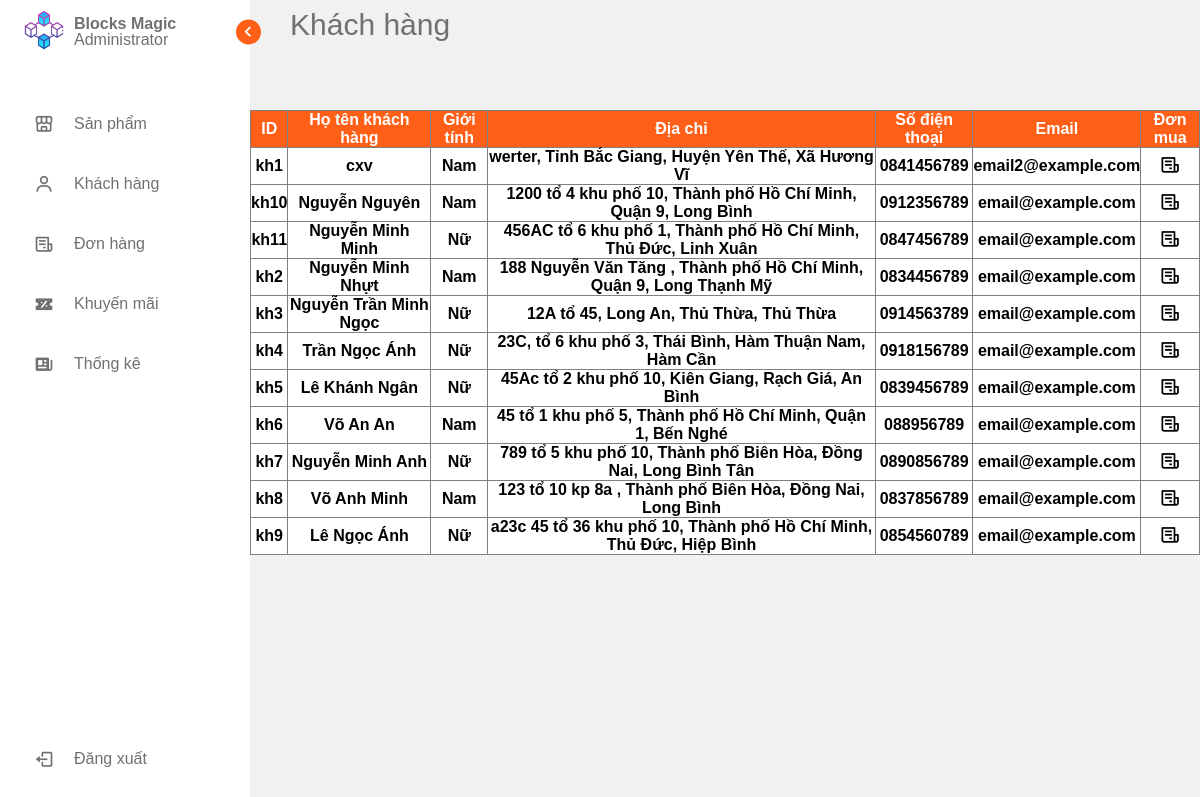
The page /admin_pages1/page/customers/customers_management.php on the database its author committed.
### tables this page shows
CREATE TABLE `khachhang` (
  `khachhangid` varchar(20) NOT NULL,
  `hoten` varchar(255) NOT NULL,
  `diachi` varchar(255) NOT NULL,
  `tinhthanh` varchar(255) NOT NULL,
  `quanhuyen` varchar(255) NOT NULL,
  `phuongxa` varchar(255) NOT NULL,
  `sodt` varchar(15) NOT NULL,
  `email` varchar(255) NOT NULL,
  `gioitinh` varchar(10) NOT NULL
);

### admin_pages1/menu/customer_section.php (the view, shortened to what this page needs)
<section class="customer customer-hnm tab-content" id="customer-section">
    <div class="text text-hnm">Khách hàng</div>
    <div class="customer_list_container">
        <table class="customer_list" border="1" style="border-collapse:collapse;width:100%">
            <tr>
                <th>ID</th>
                <th>Họ tên khách hàng</th>
                <th>Giới tính</th>
                <th>Địa chỉ</th>
                <th>Số điện thoại</th>
                <th>Email</th>
                <th>Đơn mua</th>
            </tr>
            <?php
            $sql = "SELECT distinct khachhangid, hoten, gioitinh, diachi, tinhthanh,  quanhuyen,  phuongxa, sodt, email FROM khachhang ORDER BY khachhangid asc ";
            $rs = $mysqli->query($sql);
            if ($rs->num_rows > 0)
                {
                    while($row = $rs->fetch_row())
                    {
        ?>
            <tr>
                <td id="td_customerid" name="td_customerid"><?php echo $row[0]  ?></td>
                <td id="td_customername" name="td_customername"><?php echo $row[1]  ?></td>
                <td id="td_customersex" name="td_customersex"><?php echo $row[2]  ?></td>
                <td id="td_customeraddress" name="td_customeraddress"><?php echo $row[3].", ".$row[4].", ".$row[5].", ".$row[6] ?></td>
                <td id="td_customerphonenumber" name="td_customerphonenumber"><?php echo $row[7]?></td>
                <td id="td_customeremail" name="td_customeremail"><?php echo $row[8]?></td>
                <td><a href="../orders/customer_orders_management.php?id=<?php echo $row[0] ?>"><i class='bx bx-receipt'></i></a></td>
            </tr>
        <?php
            }
        }
        else {
            ?>
            <tr>
                <td colspan="8" >Chưa có dữ liệu khách hàng</td>
            </tr>
            <?php
        }
        ?>
        </table>
    </div>
</section>

### admin_pages1/page/customers/customers_management.php (shortened to what this page needs)
<!DOCTYPE html>
<html lang="en">
<head>
    <link rel="stylesheet" href="../dashboard/admin_dashboard.css">
    <link href='https://unpkg.com/boxicons@2.1.4/css/boxicons.min.css' rel='stylesheet'>
</head>
<body>
    <?php
    include ('../../../config/config.php');
    include('../../navigation/menu_navigation.php');
    include('../../menu/customer_section.php');
    ?>
</body>
</html>

### admin_pages1/navigation/menu_navigation.php
<nav class="sidebar sidebar-hnm ">
        <header>
            <div class="image-text image-text-hnm">
                <span class="image image-hnm">
                    <a href="../products/products_management.php">
                    <img src="../../navigation/logo.png" alt="logo">
                    </a>
                </span>
                <div class="text header-text header-text-hnm">
                    <span class="name name-hnm">Blocks Magic</span>
                    <span class="profession profession-hnm">Administrator</span>
                </div>
            </div>
            <i class='bx bx-chevron-right toggle-hnm'></i>
        </header>
        <div class="menu-bar menu-bar-hnm">
            <div class="menu menu-hnm">
                <ul class="menu-links menu-links-hnm">
                    <li class="nav-link nav-link-hnm">
                        <a href="../products/products_management.php">
                            <i class='bx bx-store-alt icon'></i>
                            <span class="text nav-text nav-text-hnm">Sản phẩm</span>
                        </a>
                    </li>
                    <li class="nav-link nav-link-hnm">
                        <a href="../customers/customers_management.php">
                            <i class='bx bx-user icon'></i>
                            <span class="text nav-text nav-text-hnm">Khách hàng</span>
                        </a>
                    </li>
                    <li class="nav-link nav-link-hnm">
                        <a href="../orders/orders_management.php">
                            <i class='bx bx-receipt icon'></i>
                            <span class="text nav-text nav-text-hnm">Đơn hàng</span>
                        </a>
                    </li>
                    <li class="nav-link nav-link-hnm">
                        <a href="../promotions/promotions_management.php">
                            <i class='bx bxs-discount icon'></i>
                            <span class="text nav-text nav-text-hnm">Khuyến mãi</span>
                        </a>
                    </li>
                    <li class="nav-link nav-link-hnm">
                        <a href="../blogs/blogs_management.php">
                            <i class='bx bxs-news icon'></i>
                            <span class="text nav-text nav-text-hnm">Thống kê</span>
                        </a>
                    </li>
                </ul>
            </div>
            <div class="bottom-content bottom-content-hnm">
                <div class="dangxuat-hnm">
                    <li class="">
                        <a href="../../../index.php">
                            <i class='bx bx-log-out icon'></i>
                            <span class="text nav-text nav-text-hnm">Đăng xuất</span>
                        </a>
                    </li>
                </div>
            </div>
        </div>
    </nav>

### admin_pages1/page/dashboard/admin_dashboard.css (style rules this page uses)
* { font-family: Arial, Helvetica, sans-serif; margin: 0; padding: 0; box-sizing: border-box; }
:root { --body-color: #f1f1f1; --sidebar-color: #fff; --primary-color: #ff5f17; --primary-color-light: #f6f5ff; --toggle-color: #ddd; --text-color: #707070; --tran-02: all 0.2s ease; --tran-03: all 0.3s ease; --tran-04: all 0.4s ease; --tran-05: all 0.5s ease; }
body { height: 100vh; background: var(--body-color); transition: var(--tran-05); }
.sidebar-hnm .header-text-hnm { font-size: 16px; font-weight: 500; color: var(--text-color); }
.sidebar-hnm .image-hnm { min-width: 60px; display: flex; align-items: center; justify-content: center; }
.sidebar-hnm { position: fixed; top: 0; left: 0; height: 100%; width: 250px; padding: 10px 14px; background: var(--sidebar-color); transition: var(--tran-05); z-index: 100; }
.sidebar-hnm li { height: 50px; margin-top: 10px; list-style: none; display: flex; align-items: center; }
.sidebar-hnm li .icon { display: flex; align-items: center; justify-content: center; min-width: 60px; font-size: 20px; }
.sidebar-hnm li .icon, .sidebar-hnm li .nav-text-hnm { color: var(--text-color); transition: var(--tran-02); }
.sidebar-hnm header { position: relative; }
.sidebar-hnm .image-text-hnm img { width: 40px; border-radius: 6px; }
.sidebar-hnm header .image-text-hnm { display: flex; align-items: center; }
header .image-text-hnm .header-text-hnm { display: flex; flex-direction: column; }
.header-text-hnm .name-hnm { font-weight: 600; }
.header-text .profession-hnm { margin-top: -2px; }
.sidebar-hnm header .toggle-hnm { position: absolute; top: 50%; right: -25px; transform: translateY(-50%) rotate(180deg); height: 25px; width: 25px; background: var(--primary-color); display: flex; align-items: center; justify-content: center; border-radius: 50%; color: var(--sidebar-color); font-size: 22px; transition: var(--tran-03); }
.sidebar-hnm .menu-hnm { margin-top: 35px; }
.sidebar-hnm li a { height: 100%; width: 100%; display: flex; align-items: center; text-decoration: none; border-radius: 6px; transition: var(--tran-04); }
.sidebar-hnm .menu-bar-hnm { height: calc(100% - 50px); display: flex; flex-direction: column; justify-content: space-between; }
.tab-content { position: relative; left: 250px; height: 100vh; width: calc(100% - 250px); background: var(--body-color); transition: var(--tran-05); }
.tab-content .text-hnm { font-size: 30px; font-weight: 500; color: var(--text-color); padding: 8px 40px; caret-color: transparent; }

### admin_pages1/menu/customer_section.php (style rules this page uses)
.customer_list_container { margin-top: 60px; }
.customer_list { text-align: center; }
.customer_list tr th { background-color: #ff5f17; color: white; }
.customer_list tr td { background-color: white; font-weight: bold; }
.bx-receipt { font-size: 1.3em; color: black; }

### rows shown on the page
khachhang: khachhangid "kh1", hoten "cxv", gioitinh "Nam", diachi "werter", tinhthanh "Tỉnh Bắc Giang", quanhuyen "Huyện Yên Thế", phuongxa "Xã Hương Vĩ", sodt "0841456789", email "email2@example.com"
khachhang: khachhangid "kh10", hoten "Nguyễn Nguyên", gioitinh "Nam", diachi "1200 tổ 4 khu phố 10", tinhthanh "Thành phố Hồ Chí Minh", quanhuyen "Quận 9", phuongxa "Long Bình", sodt "0912356789", email "email@example.com"
khachhang: khachhangid "kh11", hoten "Nguyễn Minh Minh", gioitinh "Nữ", diachi "456AC tổ 6 khu phố 1", tinhthanh "Thành phố Hồ Chí Minh", quanhuyen "Thủ Đức", phuongxa "Linh Xuân", sodt "0847456789", email "email@example.com"
khachhang: khachhangid "kh2", hoten "Nguyễn Minh Nhựt", gioitinh "Nam", diachi "188 Nguyễn Văn Tăng", tinhthanh "Thành phố Hồ Chí Minh", quanhuyen "Quận 9", phuongxa "Long Thạnh Mỹ", sodt "0834456789", email "email@example.com"
khachhang: khachhangid "kh3", hoten "Nguyễn Trần Minh Ngọc", gioitinh "Nữ", diachi "12A tổ 45", tinhthanh "Long An", quanhuyen "Thủ Thừa", phuongxa "Thủ Thừa", sodt "0914563789", email "email@example.com"
khachhang: khachhangid "kh4", hoten "Trần Ngọc Ánh", gioitinh "Nữ", diachi "23C, tổ 6 khu phố 3", tinhthanh "Thái Bình", quanhuyen "Hàm Thuận Nam", phuongxa "Hàm Cần", sodt "0918156789", email "email@example.com"
khachhang: khachhangid "kh5", hoten "Lê Khánh Ngân", gioitinh "Nữ", diachi "45Ac tổ 2 khu phố 10", tinhthanh "Kiên Giang", quanhuyen "Rạch Giá", phuongxa "An Bình", sodt "0839456789", email "email@example.com"
khachhang: khachhangid "kh6", hoten "Võ An An", gioitinh "Nam", diachi "45 tổ 1 khu phố 5", tinhthanh "Thành phố Hồ Chí Minh", quanhuyen "Quận 1", phuongxa "Bến Nghé", sodt "088956789", email "email@example.com"
khachhang: khachhangid "kh7", hoten "Nguyễn Minh Anh", gioitinh "Nữ", diachi "789 tổ 5 khu phố 10", tinhthanh "Thành phố Biên Hòa", quanhuyen "Đồng Nai", phuongxa "Long Bình Tân", sodt "0890856789", email "email@example.com"
khachhang: khachhangid "kh8", hoten "Võ Anh Minh", gioitinh "Nam", diachi "123 tổ 10 kp 8a", tinhthanh "Thành phố Biên Hòa", quanhuyen "Đồng Nai", phuongxa "Long Bình", sodt "0837856789", email "email@example.com"
khachhang: khachhangid "kh9", hoten "Lê Ngọc Ánh", gioitinh "Nữ", diachi "a23c 45 tổ 36 khu phố 10", tinhthanh "Thành phố Hồ Chí Minh", quanhuyen "Thủ Đức", phuongxa "Hiệp Bình", sodt "0854560789", email "email@example.com"
